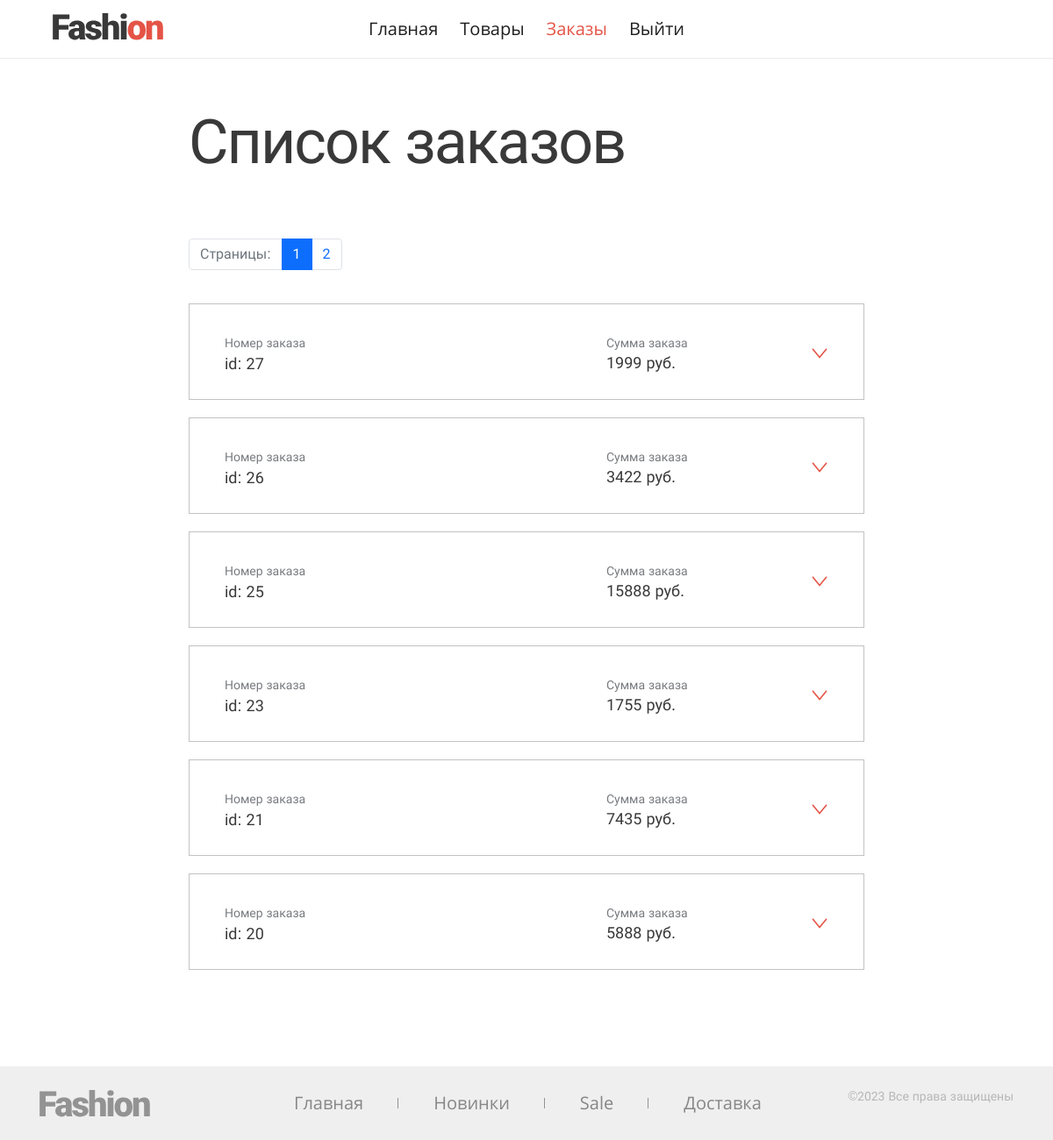
The page /admin/orders/ (signed in) on the database its author committed.
### tables this page shows
CREATE TABLE IF NOT EXISTS `orders` (
  `id` int(50) NOT NULL AUTO_INCREMENT,
  `created` timestamp NOT NULL DEFAULT CURRENT_TIMESTAMP,
  `surname` varchar(50) NOT NULL DEFAULT '0' COMMENT 'Фамилия',
  `firstName` varchar(50) NOT NULL DEFAULT '0' COMMENT 'Имя',
  `thirdName` varchar(50) DEFAULT '0' COMMENT 'Отчество',
  `phone` varchar(50) NOT NULL DEFAULT '0' COMMENT 'Телефон',
  `email` varchar(50) NOT NULL DEFAULT '0' COMMENT 'E-mail',
  `delivery` varchar(10) NOT NULL DEFAULT '0' COMMENT 'Способ доставки: самовывоз - 0, Курьерная доставка - 1.',
  `city` varchar(30) DEFAULT '0' COMMENT 'Город доставки',
  `street` varchar(50) DEFAULT '0' COMMENT 'Улица',
  `home` varchar(30) DEFAULT '0' COMMENT 'Дом',
  `aprt` varchar(10) DEFAULT '0' COMMENT 'Квартира',
  `pay` varchar(10) NOT NULL DEFAULT '0' COMMENT 'Способ оплаты: cash/card',
  `comment` varchar(300) DEFAULT '0' COMMENT 'Комментарии к заказу',
  `productId` int(20) NOT NULL DEFAULT '0' COMMENT 'id-товара',
  `productPrice` float NOT NULL COMMENT 'стоимость товара',
  `deliveryPrice` float NOT NULL COMMENT 'стоимость доставки',
  `status` tinyint(1) NOT NULL DEFAULT '0' COMMENT 'Статус заказа: 0 - не обработан, 1 - обработан',
  PRIMARY KEY (`id`),
  KEY `FK1_productId` (`productId`),
  CONSTRAINT `FK1_productId` FOREIGN KEY (`productId`) REFERENCES `products` (`id`) ON DELETE CASCADE ON UPDATE CASCADE
);

### include/dbFunctions.php (called while the page is built, shortened)
<?php
function dbConnect() {
    $host = HOST;
    $user = USER;
    $password = PASSWORD;
    $dbname = DB_NAME;
    static $connection = null;
    if (null === $connection) {
        $connection = mysqli_connect($host, $user, $password, $dbname);
    }
    return $connection;
}
function getArrayFromDBObject($dbObject) {
    if (is_object($dbObject)) {
        $array = mysqli_fetch_all($dbObject, MYSQLI_ASSOC);
        return $array;
    }
    return false;
}

### admin/include/dbFunctions.php (called while the page is built, shortened)
<?php
function getOrders(
        int $limit = GOODS_ON_PAGE,
        int $offset = 0
    )
{
    $sqlRequestString = "SELECT o.* FROM orders AS o ";
    $sqlRequestString = $sqlRequestString . ' ORDER BY o.status ASC, o.created DESC';
    $sqlRequestString = $sqlRequestString . ' LIMIT ' . $limit . ' OFFSET ' .$offset;
    return getArrayFromDBObject(mysqli_query(dbConnect(), "$sqlRequestString"));
}

### admin/orders/index.php (the view, shortened to what this page needs)
<?php
include $_SERVER['DOCUMENT_ROOT'] . '/admin/templates/admin_head.php';
if (isset($_SESSION['isAuth']) && $_SESSION['isAuth'] == true) {
  include $_SERVER['DOCUMENT_ROOT'] . '/admin/templates/admin_header.php';
  $offset = 0;
  $orders = getOrders(GOODS_ON_PAGE, $offset);
?>
<main class="page-order">
  <h1 class="h h--1">Список заказов</h1>
  <?php
  include $_SERVER['DOCUMENT_ROOT'] . '/admin/templates/paginator.php';
  ?>
  <ul class="page-order__list">
    <?php
    if ($orders) {
      foreach ($orders as $order) : ?>
      <li class="order-item page-order__item">
        <div class="order-item__wrapper">
          <div class="order-item__group order-item__group--id">
            <span class="order-item__title">Номер заказа</span>
            <span class="order-item__info order-item__info--id"><?=$order['id'] ?></span>
          </div>
          <div class="order-item__group">
            <span class="order-item__title">Сумма заказа</span>
            <?=$order['productPrice'] ?> руб.
          </div>
          <button class="order-item__toggle"></button>
        </div>
      </li>
    <?php endforeach;
    } else { ?>
      <li>
        Заказов нет или произошел сбой на сервере
      </li>
  <?php } ?>
  </ul>
</main>
<?php
} else {  ?>
  <h4>Вы не авторизованы, для входа пройдите по ссылке <button><a href="/admin/">Авторизация</a></button></h4>
<?php
}
include $_SERVER['DOCUMENT_ROOT'] . '/templates/footer.php';

### rows shown on the page
orders: id "27", productPrice "1999"
orders: id "26", productPrice "3422"
orders: id "25", productPrice "15888"
orders: id "23", productPrice "1755"
orders: id "21", productPrice "7435"
orders: id "20", productPrice "5888"

### other values the page prints
$value['title'] "Главная"
$value['title'] "Товары"
$value['title'] "Заказы"
$value['title'] "Выйти"
$value['title'] "Новинки"
$value['title'] "Sale"
$value['title'] "Доставка"
